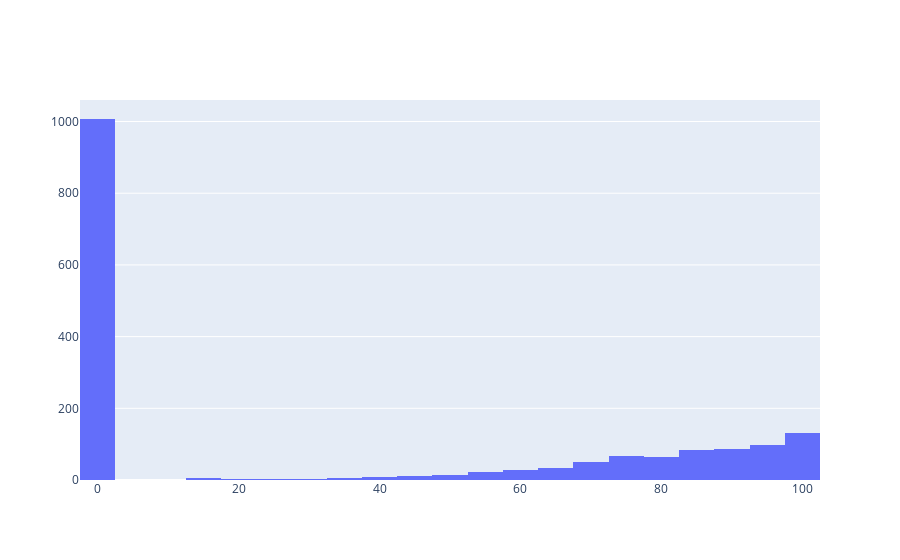

The notebook cell saved with this chart:
### Markdown cell above
## Article

### Code cell
## For each article, what was each users scroll percentage + read time? 


## Get all unique ids in a list

unique_user_ids = df['user_id'].values[0:2000]

## We take the set because the scroll, article per user is joined in a list for every user id (so just take the set of it!)
unique_user_ids = set(unique_user_ids)


unique_article_ids = df['article_id'].unique()
unique_article_ids= unique_article_ids[~np.isnan(unique_article_ids)]

# Create dictionaries

unique_article_scroll = {k: [0] for k in unique_article_ids}

for id in unique_user_ids:
    # Get the subset of that user id
    tmp_df = df[df['user_id'] == id]

    # Now lets go through each scroll and article
    ## Iterate through each of the df
    indices = np.array(tmp_df.index)
    for i in indices:
        tmp_dict = {}
        # Select the scroll / article of that indice and 
        tmp_scroll = tmp_df['scroll_percentage_fixed'][i]

        tmp_article = tmp_df['article_id_fixed'][i]

        scroll = [x for x in tmp_scroll]
        
        articles = [np.int64(x) for x in tmp_article]
    
        tmp_dict = {k:v for k,v in zip(articles, scroll)}


        for k,v in zip(tmp_dict.keys(), tmp_dict.values()):

            if (k in unique_article_scroll.keys()) & (np.isnan(v) == False):
                tmp_array= np.append(unique_article_scroll[k],v)
                unique_article_scroll[k] = tmp_array
        
    
# Get the average scroll length for each article
for k,v in zip(unique_article_scroll.keys(), unique_article_scroll.values()):
    unique_article_scroll[k] = np.mean(v)



indices = [x for x in unique_article_scroll.keys()]
avg_scroll_pct = [x for x in unique_article_scroll.values()]

fig = go.Figure()

# Add traces
fig.add_trace(go.Histogram(x=avg_scroll_pct)

)

fig.show()

### Figure 1 — Plotly figure (JSON) as saved in the notebook; plotly's stock layout.template omitted (floating-point values rounded to 4 significant figures; data arrays with more than 128 entries replaced by an {"elided": "..."} marker saying what was removed)
{"data": [{"type": "histogram", "x": {"elided": "1723 float values"}}], "layout": {}}
